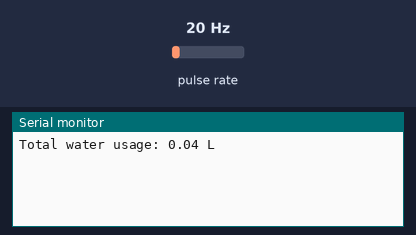
The sketch below on a simulated Arduino Uno, built with avr-gcc and run on an emulated ATmega328P. Shown: the last lines printed to the serial monitor. Wiring (inferred from the names in the program): pulse sensor: data pin 3. The inputs (shaded band) are chosen by the test bench; at power-on: pulse rate 20 Hz.

Above: at 1.2 s.
1.3 s: pulse rate (sensor on pin 3) set to 4 Hz
At 2.6 s:
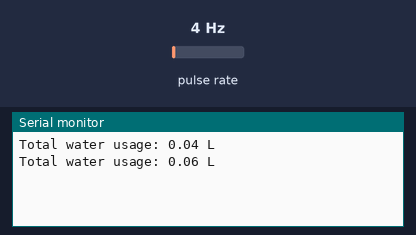
2.8 s: pulse rate (sensor on pin 3) set to 50 Hz
At 3.8 s:
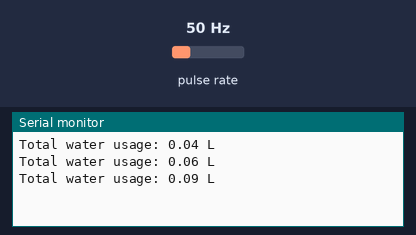
Timing chart, 0 to 5.8 s (numbered marks = the images above; inputs shaded):
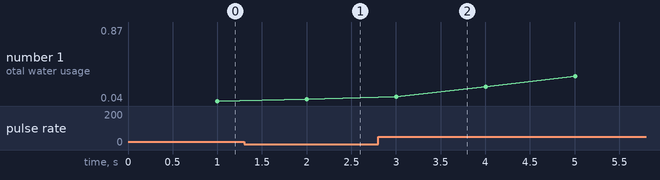

Measured:
- after the input at 1.3 s, the serial monitor: prints a new line after 0.70 s (image 1)
- plotted number 1: 0.04 → 0.06 after the input at 1.3 s, 0.06 → 0.87 after the input at 2.8 s

The sketch:

flow.ino
```cpp
const int flowPin = 3;
volatile int pulseCount = 0;
float totalLiters = 0;
unsigned long oldTime = 0;


void setup() {
  Serial.begin(9600);
  pinMode(flowPin, INPUT);
  attachInterrupt(digitalPinToInterrupt(flowPin), countPulse, RISING);
  oldTime = millis();
}


void loop() {
  if (millis() - oldTime > 1000) {
    float liters = (pulseCount / 7.5) / 60.0;
    totalLiters += liters;
    pulseCount = 0;
    oldTime = millis();
    Serial.print("Total water usage: ");
    Serial.print(totalLiters);
    Serial.println(" L");
  }
}


void countPulse() {
  pulseCount++;
}
```
